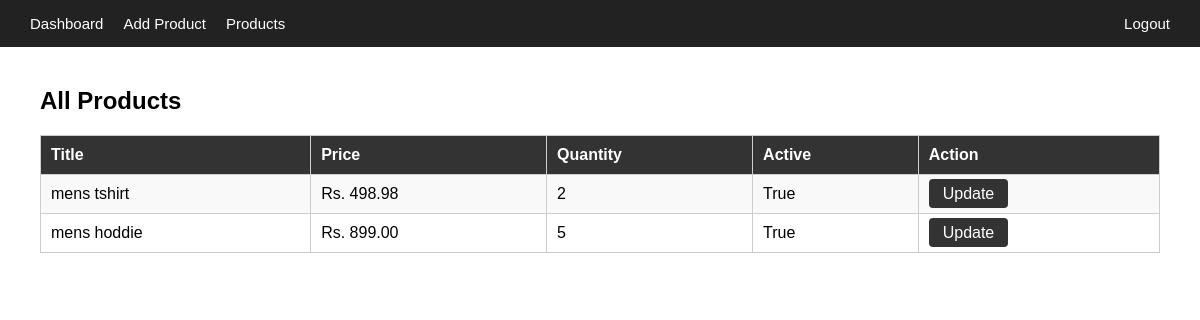
Before: /seller/products/ with the older database file.
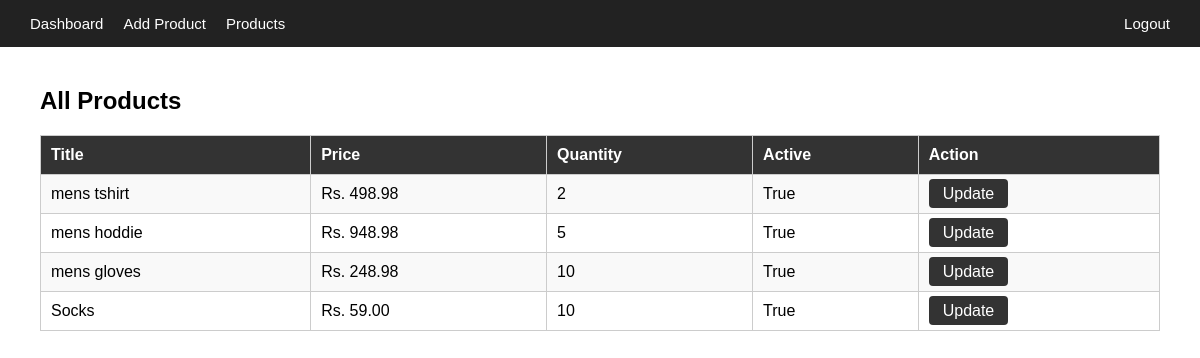
After: the same page with the newer database file.
### arynjay_store/models.py (models this page shows)
class Product(models.Model):
    product_id = models.AutoField(primary_key=True)
    product_title = models.CharField(max_length=200)
    product_price = models.DecimalField(max_digits=10, decimal_places=2)
    product_description = models.TextField()
    created_at = models.DateTimeField(auto_now_add=True)
    modified_at = models.DateTimeField(auto_now=True)
    is_active = models.BooleanField(default=True)
    available_qty = models.IntegerField()
    product_img = models.ImageField(upload_to='products/')

### arynjay_store/views.py (the view)
# urls.py: path('seller/products/', views.seller_products, name='seller_products'),
def seller_products(request):
    products = Product.objects.all()
    return render(request, 'seller_products.html', {'products': products})

### templates/seller_products.html (shortened to what this page needs)
<!DOCTYPE html>
<html lang="en">
<head>
</head>
<body>
<nav>
    <a href="{% url 'seller_dashboard' %}">Dashboard</a>
    <a href="{% url 'seller_add_product' %}">Add Product</a>
    <a href="{% url 'seller_products' %}">Products</a>
    <a href="{% url 'logout' %}" style="margin-left: auto;">Logout</a>
</nav>
<main>
    <h2>All Products</h2>
    <table>
        <tr>
            <th>Title</th>
            <th>Price</th>
            <th>Quantity</th>
            <th>Active</th>
            <th>Action</th>
        </tr>
        {% for product in products %}
        <tr>
            <td>{{ product.product_title }}</td>
            <td>Rs. {{ product.product_price }}</td>
            <td>{{ product.available_qty }}</td>
            <td>{{ product.is_active }}</td>
            <td><a class="btn" href="{% url 'seller_update_product' product.product_id %}">Update</a></td>
        </tr>
        {% empty %}
        <tr><td colspan="5">No products found.</td></tr>
        {% endfor %}
    </table>
</main>
</body>
</html>

### templates/seller_products.html (style rules this page uses)
* { margin: 0; padding: 0; box-sizing: border-box; }
body { font-family: Arial, sans-serif; }
nav { background-color: #222; padding: 15px 30px; display: flex; gap: 20px; }
nav a { color: white; text-decoration: none; font-size: 15px; }
main { padding: 40px; }
h2 { margin-bottom: 20px; }
table { width: 100%; border-collapse: collapse; }
th, td { border: 1px solid #ccc; padding: 10px; text-align: left; }
th { background-color: #333; color: white; }
tr:nth-child(even) { background-color: #f9f9f9; }
a.btn { padding: 6px 14px; background-color: #333; color: white; text-decoration: none; border-radius: 4px; }

Changed rows visible on the page:
changed Product "mens hoddie": product_price "899.00" → "948.98"
added Product: product_title "mens gloves", product_price "248.98", available_qty "10", is_active "True"
added Product: product_title "Socks", product_price "59.00", available_qty "10", is_active "True"
